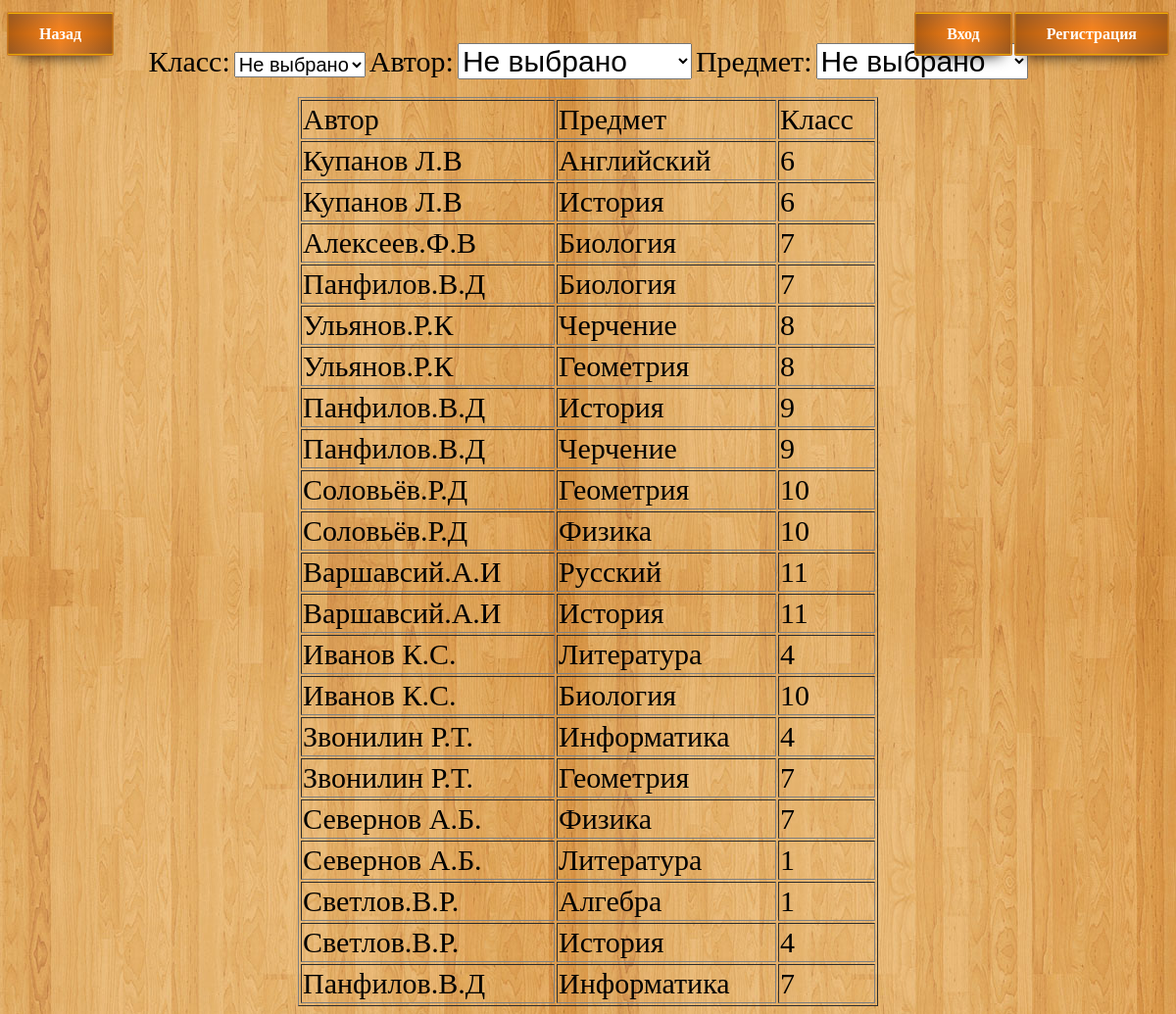
The app's page /all_books.php with its own data.
### tables this page shows
CREATE TABLE IF NOT EXISTS `books` (
  `id` int(11) NOT NULL AUTO_INCREMENT,
  `author_id` int(11) NOT NULL,
  `subject_id` int(11) NOT NULL,
  `class_num` int(11) NOT NULL,
  `date` timestamp NOT NULL DEFAULT CURRENT_TIMESTAMP,
  `info` varchar(255) NOT NULL,
  PRIMARY KEY (`id`),
  UNIQUE KEY `id` (`id`),
  UNIQUE KEY `id_3` (`id`),
  UNIQUE KEY `id_4` (`id`),
  UNIQUE KEY `id_5` (`id`),
  UNIQUE KEY `id_6` (`id`),
  UNIQUE KEY `id_7` (`id`),
  UNIQUE KEY `id_8` (`id`),
  UNIQUE KEY `id_9` (`id`),
  UNIQUE KEY `id_10` (`id`),
  KEY `id_2` (`id`),
  KEY `id_11` (`id`)
);

CREATE TABLE IF NOT EXISTS `authors` (
  `id` int(11) NOT NULL AUTO_INCREMENT,
  `name` varchar(255) NOT NULL,
  PRIMARY KEY (`id`)
);

CREATE TABLE IF NOT EXISTS `subjects` (
  `id` int(11) NOT NULL AUTO_INCREMENT,
  `name` varchar(255) NOT NULL,
  PRIMARY KEY (`id`)
);

### base.php (called while the page is built, shortened)
<?php
	$host = 'localhost';
	$user = 'root';
	$password = '';
	$db_name = 'lib_444';
	$link = mysqli_connect($host, $user, $password, $db_name);
	function get_subject($id){
		global $link;
		$sql = "SELECT * FROM subjects WHERE id='$id'";
		$result = $link->query($sql);
		if ($result->num_rows > 0) {
			while($row = $result->fetch_assoc()) {
				return $row["name"];
			}
		}
		return false;
	}
	function get_author($id){
		global $link;
		$sql = "SELECT * FROM authors WHERE id='$id'";
		$result = $link->query($sql);
		if ($result->num_rows > 0) {
			while($row = $result->fetch_assoc()) {
				return $row["name"];
			}
		}
		return false;
	}
	function all_books($params){
		global $link;
		$sql = "SELECT * FROM books " . $params;
		$result = $link->query($sql);
		$arr = array();
		if ($result->num_rows > 0) {
			while($row = $result->fetch_assoc()) {
				$arr[] = array("id" => $row["id"], "author_id" => $row["author_id"], "subject_id" => $row["subject_id"], "class_num" => $row["class_num"], "info" => $row["info"]);
			}
		}
		return $arr;
	}
?>

### all_books.php (the view, shortened to what this page needs)
<?php
	require_once "base.php";
	$status = true;
	if($_SESSION["my_name"] == "") $status = false;
?>
<html>
	<head>
		<link rel="stylesheet" href="style.css">
	</head>
	<body><br/>
		<div>
			<div style="float:left;">
				<a class=button href="index.php">Назад</a>
			</div>
			<div style="float:right;">
				<?php
					if($_SESSION["my_login"] == "") echo
					'<div>
					<a class=button href="login.php">Вход</a>
					<a class=button href="registration.php">Регистрация</a>
					</div>';
					else echo
					'<div>
					<a class=button href="profile.php">' . $_SESSION["my_login"] . '</a>
					<a class=button href="logout.php">Выход</a>
					</div>';
				?>
			</div>
		</div>
		<div align="center">
			<label style="font-size: 30px">Класс:</label>
			<select id="class_num" onchange=reload('') style="font-size: 20px">
				<option value="0">Не выбрано</option><option value="1">1</option><option value="2">2</option><option value="3">3</option><option value="4">4</option><option value="5">5</option>
			</select>
			<label style="font-size: 30px">Автор:</label>
			<select id="author_id" onchange=reload('') style="font-size: 30px">
				<option value="0">Не выбрано</option>
			</select>
			<label style="font-size: 30px">Предмет:</label>
			<select id="subject_id" onchange=reload('') style="font-size: 30px">
				<option value="0">Не выбрано</option>
			</select>
		</div></br>
		<table border="1" align="center" width=50%>
			<?php
				$info = "";
				$all_info = array();
				$info .= implode(" AND ", $all_info);
				if(!$status){
					echo "<tr height=40px><td style='font-size:30px;'><p onclick=reload('author_id')>Автор</p></td><td style='font-size:30px;'><p onclick=reload('subject_id')>Предмет</p></td><td style='font-size:30px;'><p onclick=reload('class_num')>Класс</p></td></tr>";
					$all_books = all_books($info);
					if($all_books){
						foreach($all_books as $row){
							echo "<tr height=40px>";
							$author = get_author($row["author_id"]);
							$subject = get_subject($row["subject_id"]);
							$class = $row["class_num"];
							echo "<td style='font-size:30px;'>$author</td><td style='font-size:30px;'>$subject</td><td style='font-size:30px;'>$class</td>";
							echo "</tr>";
						}
					}
				}
			?>
		</table>
	</body>
</html>

### style.css (style rules this page uses)
body { background-image: url(wood.jpg) }
@media (min-width: 576px) { .button { position: relative; font-weight: bold; font-size: 35px; color: white; width: 100%; text-decoration: none; user-select: none; padding: .8em 2em; outline: none; border-radius: 1px; background: linear-gradient(to left, rgba(0,0,0,.3), rgba(0,0,0,.0) 50%, rgba(0,0,0,.3)), linear-gradient(#d77d31, #fe8417, #d77d31); background-size: 100% 100%, auto; background-position: 50% 50%; box-shadow: inset #ebab00 0 -1px 1px, inset 0 1px 1px #ffbf00, #cc7722 0 0 0 1px, #000 0 10px 15px -10px; transition: 0.2s; } }
@media (min-width: 768px) { .button { position: relative; font-weight: bold; font-size: 35px; color: white; width: 100%; text-decoration: none; user-select: none; padding: .8em 2em; outline: none; border-radius: 1px; background: linear-gradient(to left, rgba(0,0,0,.3), rgba(0,0,0,.0) 50%, rgba(0,0,0,.3)), linear-gradient(#d77d31, #fe8417, #d77d31); background-size: 100% 100%, auto; background-position: 50% 50%; box-shadow: inset #ebab00 0 -1px 1px, inset 0 1px 1px #ffbf00, #cc7722 0 0 0 1px, #000 0 10px 15px -10px; transition: 0.2s; } }
@media (min-width: 992px) { .button { position: relative; font-weight: bold; font-size: 16px; color: white; width: 100%; max-width: 100px; text-decoration: none; user-select: none; padding: .8em 2em; outline: none; border-radius: 1px; background: linear-gradient(to left, rgba(0,0,0,.3), rgba(0,0,0,.0) 50%, rgba(0,0,0,.3)), linear-gradient(#d77d31, #fe8417, #d77d31); background-size: 100% 100%, auto; background-position: 50% 50%; box-shadow: inset #ebab00 0 -1px 1px, inset 0 1px 1px #ffbf00, #cc7722 0 0 0 1px, #000 0 10px 15px -10px; transition: 0.2s; } }

### records on screen
books: author.name "Купанов Л.В", subject.name "Английский", class_num "6"
books: author.name "Купанов Л.В", subject.name "История", class_num "6"
books: author.name "Алексеев.Ф.В", subject.name "Биология", class_num "7"
books: author.name "Панфилов.В.Д", subject.name "Биология", class_num "7"
books: author.name "Ульянов.Р.К", subject.name "Черчение", class_num "8"
books: author.name "Ульянов.Р.К", subject.name "Геометрия", class_num "8"
books: author.name "Панфилов.В.Д", subject.name "История", class_num "9"
books: author.name "Панфилов.В.Д", subject.name "Черчение", class_num "9"
books: author.name "Соловьёв.Р.Д", subject.name "Геометрия", class_num "10"
books: author.name "Соловьёв.Р.Д", subject.name "Физика", class_num "10"
books: author.name "Варшавсий.А.И", subject.name "Русский", class_num "11"
books: author.name "Варшавсий.А.И", subject.name "История", class_num "11"
books: author.name "Иванов К.С.", subject.name "Литература", class_num "4"
books: author.name "Иванов К.С.", subject.name "Биология", class_num "10"
books: author.name "Звонилин Р.Т.", subject.name "Информатика", class_num "4"
books: author.name "Звонилин Р.Т.", subject.name "Геометрия", class_num "7"
books: author.name "Севернов А.Б.", subject.name "Физика", class_num "7"
books: author.name "Севернов А.Б.", subject.name "Литература", class_num "1"
books: author.name "Светлов.В.Р.", subject.name "Алгебра", class_num "1"
books: author.name "Светлов.В.Р.", subject.name "История", class_num "4"
books: author.name "Панфилов.В.Д", subject.name "Информатика", class_num "7"
